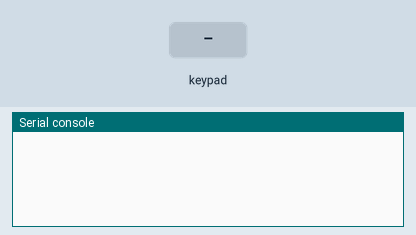
Simulated run of this program. Board: Raspberry Pi Pico running MicroPython. Parts: the last lines printed to the serial console. The test bench sets the inputs (shaded band).

Above: at 1.2 s.
1.3 s: key '1' pressed
At 1.8 s:
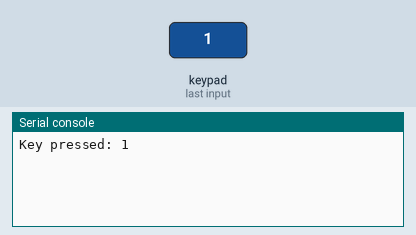
2.8 s: keypad keys 1 2 # pressed 0.4 s apart
At 4.0 s:
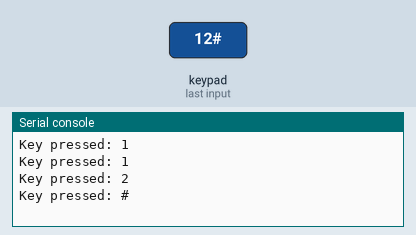
5.5 s: key 'A' pressed
At 5.9 s:
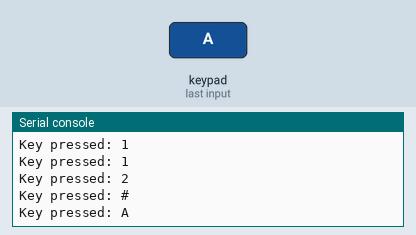
7.0 s: keypad keys 1 2 * pressed 0.4 s apart
At 9.3 s:
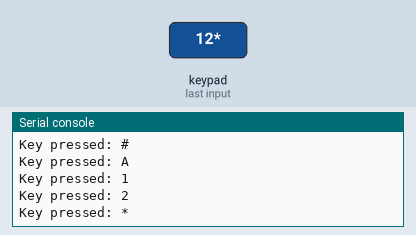
9.7 s: key 'B' pressed
At 10.9 s:
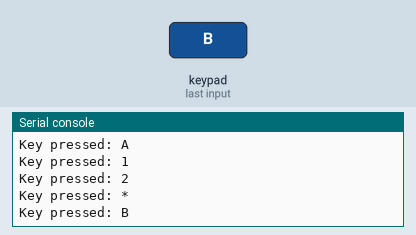
11.2 s: keypad keys 1 2 D pressed 0.4 s apart
At 13.5 s:
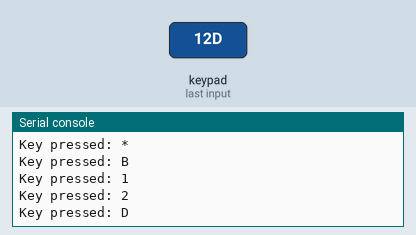

Measured:
- after the input at 1.3 s, the serial console: prints a new line at once (image 1)
- after the input at 2.8 s, the serial console: prints a new line after 0.42 s (image 2)
- after the input at 5.5 s, the serial console: prints a new line at once (image 3)
- after the input at 7.0 s, the serial console: prints a new line at once (image 4)
- after the input at 9.7 s, the serial console: prints a new line after 0.06 s (image 5)
- after the input at 11.2 s, the serial console: prints a new line after 0.07 s (image 6)

The program:

4.2_4x4_keypad.py
```python
import machine
import time

# Define the characters on the keypad
keys = [
    ['1', '2', '3', 'A'],
    ['4', '5', '6', 'B'],
    ['7', '8', '9', 'C'],
    ['*', '0', '#', 'D']
]

# Define the GPIO pins connected to the rows and columns
row_pins = [2, 3, 4, 5]   # GP2-GP5
col_pins = [6, 7, 8, 9]   # GP6-GP9

# Initialize row pins as outputs
rows = [machine.Pin(pin_num, machine.Pin.OUT) for pin_num in row_pins]

# Initialize column pins as inputs with pull-down resistors
cols = [machine.Pin(pin_num, machine.Pin.IN, machine.Pin.PULL_DOWN) for pin_num in col_pins]

def scan_keypad():
    for i, row in enumerate(rows):
        # Set all rows low
        for r in rows:
            r.value(0)
        # Set the current row high
        row.value(1)
        # Check columns for a high signal
        for j, col in enumerate(cols):
            if col.value() == 1:
                # Key detected
                return keys[i][j]
    return None

last_key = None

while True:
    key = scan_keypad()
    if key != last_key:
        if key is not None:
            print("Key pressed:", key)
        last_key = key
    time.sleep(0.1)
```
